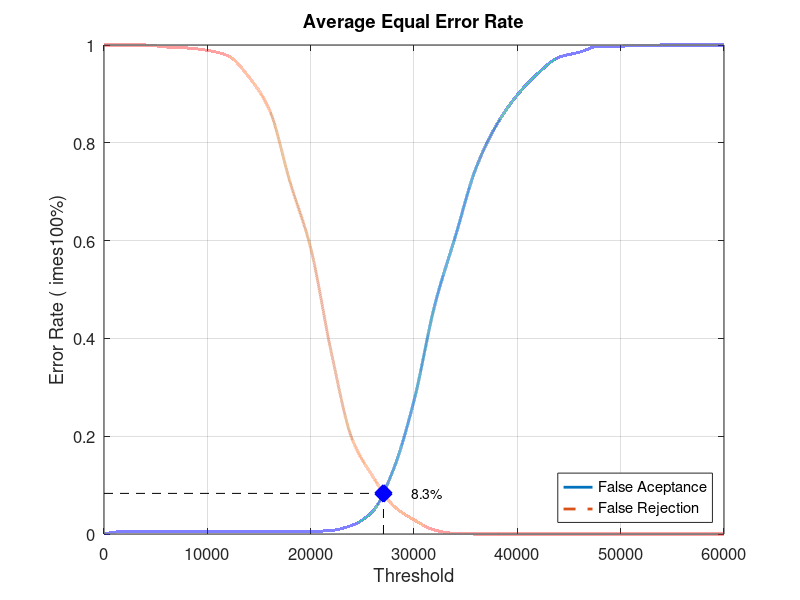
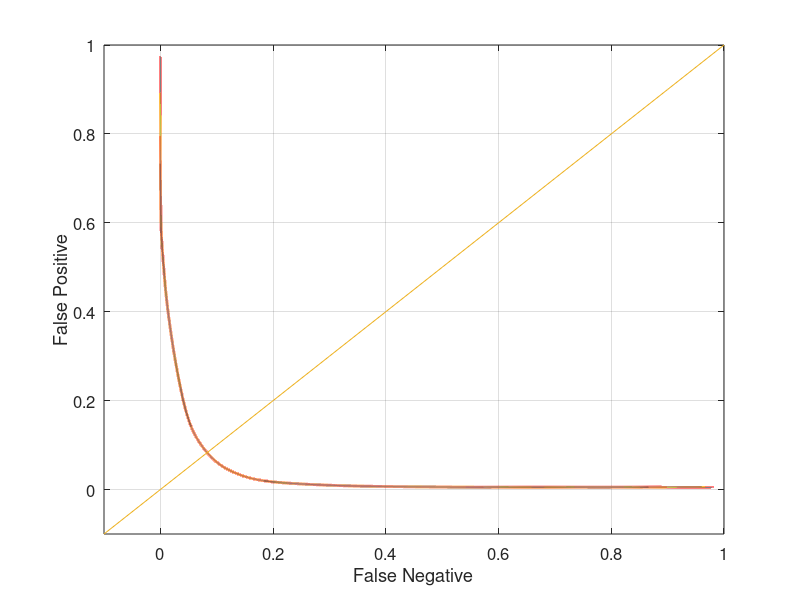

The MATLAB script that drew these images, in order:
close all;
clear;
clc;
x = 0:2000:60000;
xq = 0:0.5:60000;

y0 = [0 0.00526316 0.00526316 0.00526316 0.00526316 0.00526316 0.00526316 0.00526316 0.00526316 0.00526316 0.00526316 0.00736842 0.0178947 0.0463158 0.131579 0.272632 0.467368 0.608421 0.748421 0.836842 0.897895 0.942105 0.974737 0.985263 0.997895 0.997895 0.998947 1 1 1 1]
yy0 = interp1(x, y0, xq, 'pchip');
y1 = [1 1 1 0.996 0.994 0.989 0.978 0.935 0.868 0.72 0.585 0.371 0.195 0.118 0.058 0.029 0.008 0.001 0 0 0 0 0 0 0 0 0 0 0 0 0]
yy1 = interp1(x, y1, xq, 'pchip');

% Calculating EER: 
y2 = abs(y0 - y1);
find(y2 == min(y2))
yy2 = abs(yy0 - yy1);
xEER = find(yy2 == min(yy2));
xEERIndex = xq(xEER) % X-axis EER
yEER = yy0(xEER) % Y-axis EER

main = figure
plot(xq, yy0,'-','LineWidth', 2);	hold on
plot(xq, yy1,'--','LineWidth', 2);	hold on
plot([xEERIndex xEERIndex], [0 yEER], 'k--');	hold on
plot([0 xEERIndex], [yEER yEER], 'k--');	hold on
plot(xEERIndex, yEER, 'bx', 'LineWidth', 10);	hold on
text(xEERIndex + 10 * xEERIndex / 100, yEER, [num2str(round((10000 * yEER)) / 100) '%'])
legend('False Aceptance', 'False Rejection', 'Location', 'SouthEast')
xlabel('Threshold')
ylabel('Error Rate (	imes100%)')
title('Average Equal Error Rate')
set(gca, 'FontSize', 12)
axis([0 60000 0 1])
grid on

print(main, 'Database1AverageMain', '-dpng');
FNRxFPR = figure('Color', [1 1 1]);
plot(yy1, yy0, '-', yy1, yy0, 'LineWidth', 2);
hold on
y = -0.1:0.1:1
plot(y, y); 
set(gca, 'FontSize', 12)
xlabel('False Negative')
ylabel('False Positive')
axis([-0.1 1 -0.1 1])
set(gca, 'FontSize', 12)
grid on

print(FNRxFPR, 'Database1AverageFNRxFPR','-dpng');
